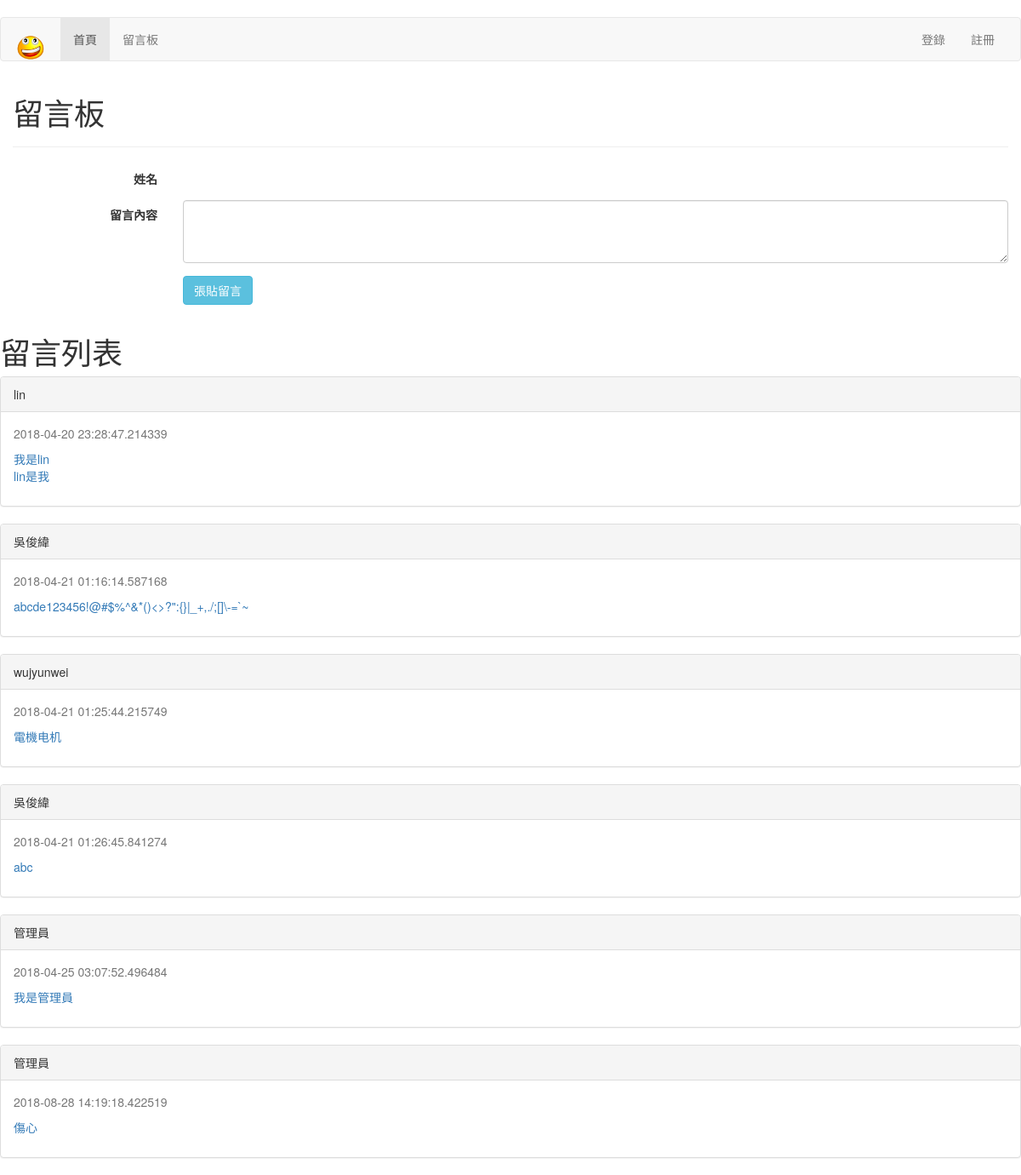
Screenshot of /message/ with the database file from the repository.
### tables this page shows
CREATE TABLE message (number INTEGER PRIMARY KEY AUTOINCREMENT, name TEXT, comment TEXT, create_time TEXT);

### flask_message_board-item-admin-fix04.py (the view)
@app.route('/message/')
def message():
        list= load_data()
        name = session.get('session_name')#新的變數名稱name，等於從session裡面抓上面設定的session_name的值
        login_name=name
        return render_template('message.html',list=list,login_name=login_name) #jinja {% if login_name==item.name %} 來判斷是否出顯示按鈕

### flask_message_board-item-admin-fix04.py (called while the page is built)
def load_data(): #從資料庫取出放入list
        conn = sqlite3.connect('messageregist.db')
        curs= conn.cursor()
        curs.execute('SELECT * FROM message')
        listA=[]
        for row in curs.fetchall():
                a={}
                a['number']=row[0]
                a['name']=row[1]#將list改為字典型式,如name:row[0]的東西
                a['comment']=row[2]
                a['create_time']=row[3]
                listA.append(a)
        curs.close()
        conn.close()
        return listA

@app.context_processor
def my_context_processor():
        session_name = session.get('session_name')
        if session_name:
                return {'name':session_name} #返回字典
        return{}#沒有這個用戶返回空

@app.template_filter('nl2br')
def nl2br_filter(s):
    return escape(s).replace('\n',Markup('<br>'))

### templates/message.html (shortened to what this page needs)
{% extends 'base.html' %}
{% block main %}
	<div class="container">
		<div class="row">
			<h1>留言板</h1>
			<div class="col-xs-12 col-sm-6 col-md-6 col-lg-6">
			</div>
			<hr/>
				<form class="form-horizontal" role="form" action="/post" method="post">
				  <div class="form-group">
					<label for="name" class="col-sm-2 control-label">姓名</label>
					<div class="col-sm-10">
						<div class="panel-heading">{{name}} </div>
					</div>
				  </div>
				  <div class="form-group">
					<label for="comment" class="col-sm-2 control-label">留言內容</label>
					<div class="col-sm-10">
					  <textarea class="form-control" rows="3" name="comment" id="comment"></textarea>
					</div>
				  </div>
				  <div class="form-group">
					<div class="col-sm-offset-2 col-sm-10">
					  <button type="submit" class="btn btn-info">張貼留言</button>
					</div>
				  </div>
				</form>
				<div class="row">
				<h1>留言列表</h1>
				{% if list %}
				{% for item in list %}
				<form class="form-horizontal" role="form" action="/delete" method="post">
				<div class="panel panel-default">
				  <div class="panel-heading">{{item.name}} </div>
				  <div class="panel-body">
						<p class="text-muted">{{item.create_time}}</p>
					<p class="text-primary">{{item.comment|nl2br}}</p>
				  </div>
				</div>
				</form>
				{% endfor %}
				{% else %}
				<blockquote>
					<p class = "text-danger">暫無留言</p>
				</blockquote>
				{% endif %}
			</div>
		</div>
	</div>
	{% endblock %}

### templates/base.html (shortened to what this page needs)
﻿<!DOCTYPE html>
<html lang = "zh-TW">
<head>
	<link rel="stylesheet" href="https://maxcdn.bootstrapcdn.com/bootstrap/3.3.7/css/bootstrap.min.css">
	<link rel="stylesheet" href="{{url_for('static',filename='css/base.css')}}">
</head>
<body>
			<nav class="navbar navbar-default">
		  <div class="container-fluid">
			<div class="navbar-header">
			  <a class="navbar-brand" href="#">
			  <img class="logo" src="{{url_for('static',filename='images/smile.png')}}" alt="">
			  </a>
			</div>
			<div class="collapse navbar-collapse" id="bs-example-navbar-collapse-1">
			   <ul class="nav navbar-nav">
				 <li class="active"><a href="/">首頁 <span class="sr-only">(current)</span></a></li>
				 <li><a href="{{url_for('message')}}">留言板</a></li>
				 </ul>
			  <ul class="nav navbar-nav navbar-right">
			{% if name %}
				<li><a href="#">{{name}}</a></li>
				<li><a href="{{url_for('logout')}}">登出</a></li>
				<li><a href="{{url_for('fixpassword')}}">修改密碼</a></li>
			{% else %}
				<li><a href="{{url_for('login')}}">登錄</a></li>
				<li><a href="{{url_for('regist')}}">註冊</a></li>
			{% endif %}
			  </ul>
			</div>
		  </div>
		</nav>
		<div class="main">
			{% block main %}{% endblock %}
		</div>
</body>
</html>

### static/css/base.css (style rules this page uses)
.logo { height:40px; width:40px; }

### rows the page displays
message: name "lin", create_time "2018-04-20 23:28:47.214339", comment "我是lin lin是我"
message: name "吳俊緯", create_time "2018-04-21 01:16:14.587168", comment "abcde123456!@#$%^&*()<>?\":{}|_+,./;[]\\-=`~"
message: name "wujyunwei", create_time "2018-04-21 01:25:44.215749", comment "電機电机"
message: name "吳俊緯", create_time "2018-04-21 01:26:45.841274", comment "abc"
message: name "管理員", create_time "2018-04-25 03:07:52.496484", comment "我是管理員"
message: name "管理員", create_time "2018-08-28 14:19:18.422519", comment "傷心"
